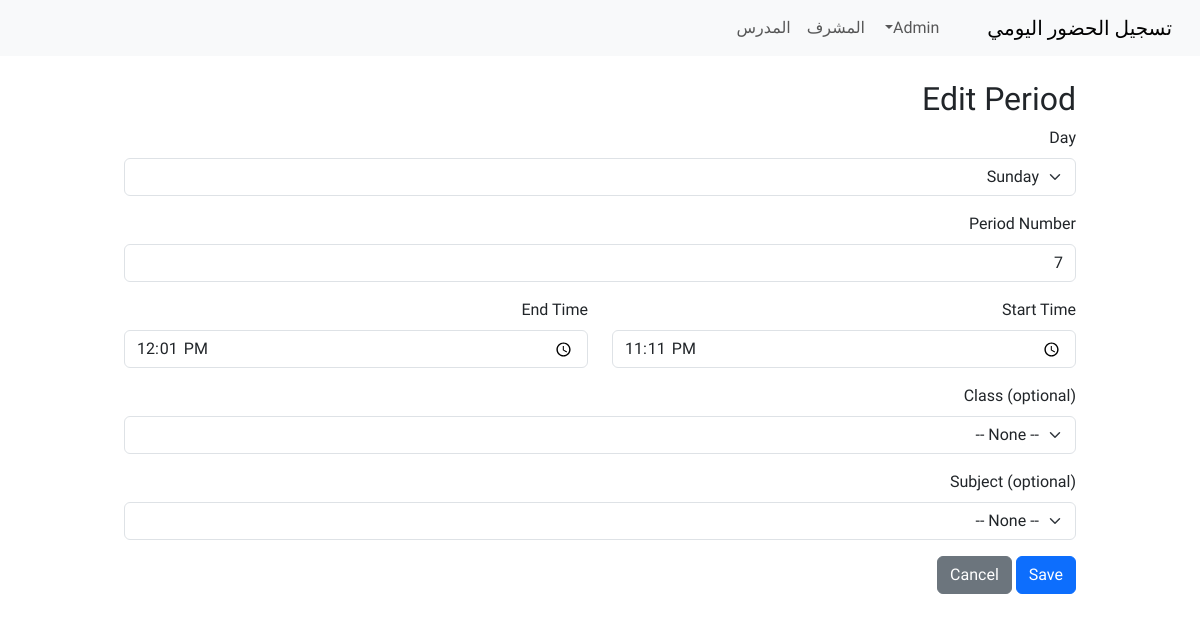
The page /admin/periods/1/edit (signed in) on the database as committed earlier.
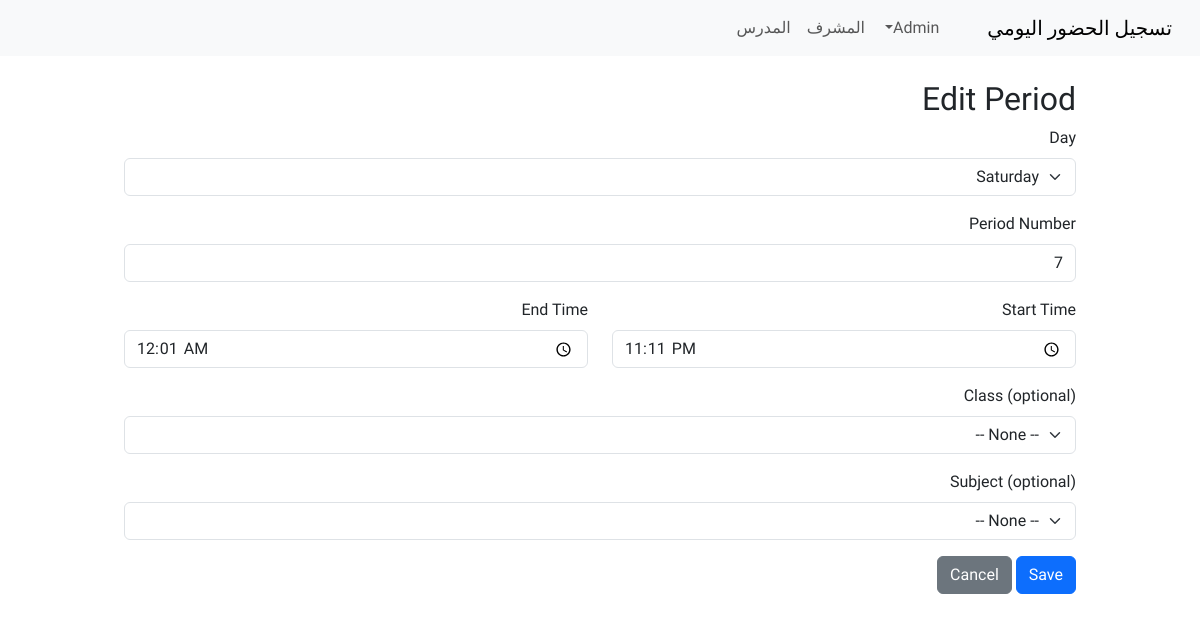
The same page on the database as committed later.
### app.py (models this page shows)
class Period(db.Model):
    id = db.Column(db.Integer, primary_key=True)
    day_of_week = db.Column(db.Integer, nullable=False)
    period = db.Column(db.Integer, nullable=False)
    start_time = db.Column(db.String(8), nullable=True)  # HH:MM
    end_time = db.Column(db.String(8), nullable=True)
    class_id = db.Column(db.Integer, db.ForeignKey('school_class.id'), nullable=True)
    subject_id = db.Column(db.Integer, db.ForeignKey('subject.id'), nullable=True)
    klass = db.relationship('SchoolClass', foreign_keys=[class_id])
    subject = db.relationship('Subject', foreign_keys=[subject_id])
    __table_args__ = (
        db.UniqueConstraint('day_of_week', 'period', 'class_id', name='uq_period_day_period_class'),
    )

### app.py (the view, shortened to what this page needs)
@app.route('/admin/periods/<int:period_id>/edit', methods=['GET', 'POST'])
@login_required
def admin_periods_edit(period_id):
    if not admin_required():
        return redirect(url_for('index'))
    p = Period.query.get_or_404(period_id)
    classes = SchoolClass.query.all()
    subjects = Subject.query.all()
    return render_template('admin_period_form.html', period=p, classes=classes, subjects=subjects, days=DAYS)

### app.py (called while the page is built)
@login_manager.user_loader
def load_user(user_id):
    return User.query.get(int(user_id))

def admin_required():
    if not current_user.is_authenticated or current_user.role != 'admin':
        flash('Unauthorized', 'danger')
        return False
    return True

### templates/admin_period_form.html (shortened to what this page needs)
{% extends 'layout.html' %}
{% block content %}
<div class="container mt-4">
    <h2>{{ 'Edit Period' if period else 'Create Period' }}</h2>
    <form method="post">
        <div class="mb-3">
            <label class="form-label">Day</label>
            <select name="day_of_week" class="form-select" required>
                {% for d in days %}
                <option value="{{ loop.index0 }}" {% if period and period.day_of_week==loop.index0 %}selected{% endif
                    %}>{{ d }}</option>
                {% endfor %}
            </select>
        </div>
        <div class="mb-3">
            <label class="form-label">Period Number</label>
            <input type="number" name="period" class="form-control" value="{{ period.period if period else 1 }}" min="1"
                required>
        </div>
        <div class="mb-3 row">
            <div class="col">
                <label class="form-label">Start Time</label>
                <input type="time" name="start_time" class="form-control"
                    value="{{ period.start_time if period and period.start_time else '' }}">
            </div>
            <div class="col">
                <label class="form-label">End Time</label>
                <input type="time" name="end_time" class="form-control"
                    value="{{ period.end_time if period and period.end_time else '' }}">
            </div>
        </div>
        <div class="mb-3">
            <label class="form-label">Class (optional)</label>
            <select name="class_id" class="form-select">
                <option value="">-- None --</option>
            </select>
        </div>
        <div class="mb-3">
            <label class="form-label">Subject (optional)</label>
            <select name="subject_id" class="form-select">
                <option value="">-- None --</option>
            </select>
        </div>
        <button type="submit" class="btn btn-primary">Save</button>
        <a href="{{ url_for('admin_periods') }}" class="btn btn-secondary">Cancel</a>
    </form>
</div>
{% endblock %}

### templates/layout.html (shortened to what this page needs)
<!doctype html>
<html lang="en" dir="rtl">
<head>
    <link href="https://cdn.jsdelivr.net/npm/bootstrap@5.3.2/dist/css/bootstrap.min.css" rel="stylesheet">
    <link href="/static/css/style.css" rel="stylesheet">
</head>
<body>
    <nav class="navbar navbar-expand-lg navbar-light bg-light">
        <div class="container-fluid">
            <a class="navbar-brand" href="/">تسجيل الحضور اليومي</a>
            <div class="collapse navbar-collapse">
                <ul class="navbar-nav ms-auto">
                    {% if current_user.is_authenticated and current_user.role=='admin' %}
                    <li class="nav-item dropdown">
                        <a class="nav-link dropdown-toggle" href="#" id="adminMenu" role="button"
                            data-bs-toggle="dropdown" aria-expanded="false">Admin</a>
                    </li>
                    {% else %}
                    <li class="nav-item"><a class="nav-link" href="/admin/login">المدير</a></li>
                    {% endif %}
                    <li class="nav-item"><a class="nav-link" href="/staff/login">المشرف</a></li>
                    <li class="nav-item"><a class="nav-link" href="/teacher/login">المدرس</a></li>
                </ul>
            </div>
        </div>
    </nav>
    <div class="container mt-4">
        {% block content %}{% endblock %}
    </div>
</body>
</html>

### static/css/style.css (style rules this page uses)
body { font-family: 'Tajawal', Tahoma, Geneva, Verdana, sans-serif; }
.container { max-width: 1000px; }

Rows that differ between the two databases and show on the page:
changed Period: day_of_week "Sunday" → "Saturday"; end_time "12:01" → "00:01"
